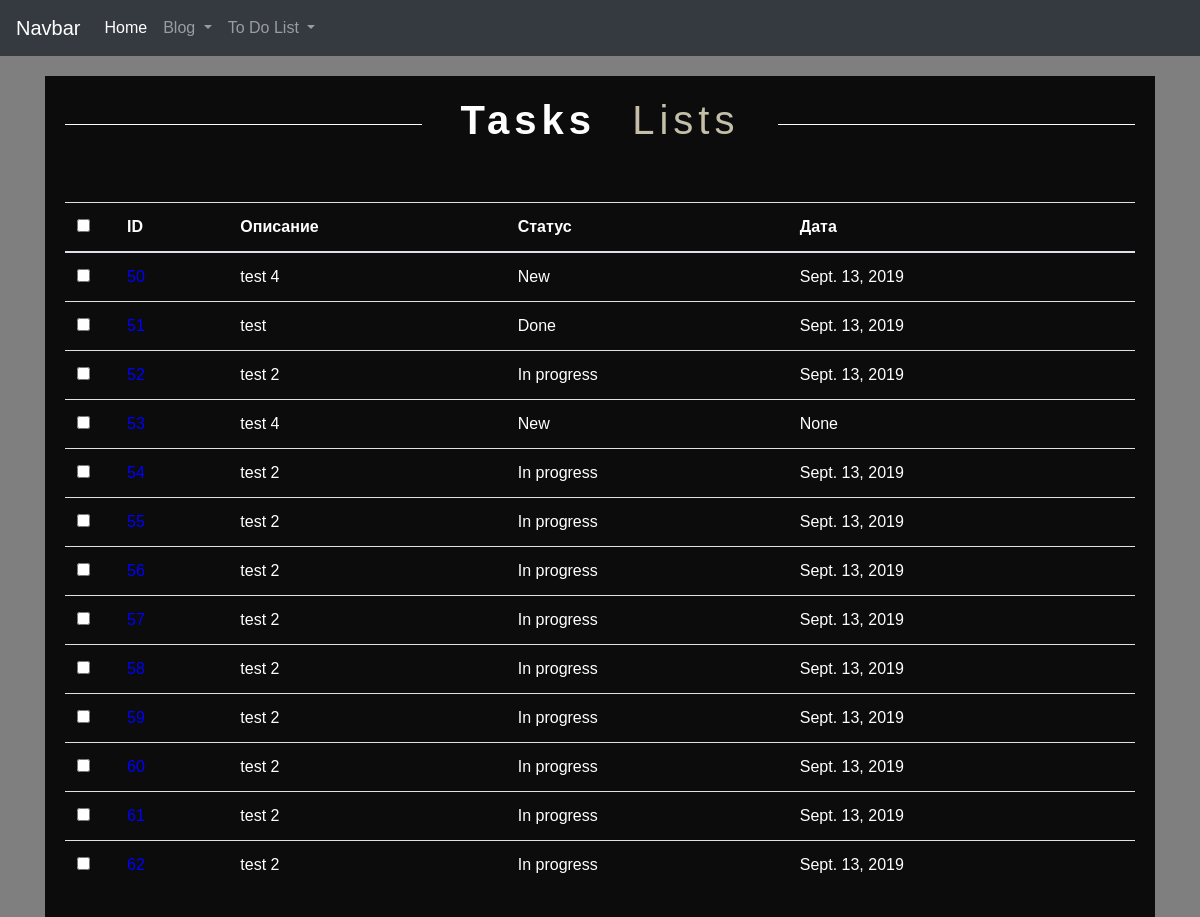
The app's page /issues/ with its own data.
### webapp/models.py (models this page shows)
class Issue(models.Model):
    description = models.CharField(max_length=200, null=False, blank=False, verbose_name='Описание')
    status = models.CharField(max_length=50, choices=STATUS_CHOICES, default='new', null=False, blank=False, verbose_name='Статус')
    finish_date = models.DateField(null=True, default='', verbose_name='Дата выполнения')

### webapp/views.py (the view)
# urls.py: path('issues/', webapp_views.issue_list, name='issue_list'),
def issue_list(request):
    issues = Issue.objects.all()
    pk = request.session.get('pk')
    for issue in issues:
       request.session['pk'] = issue.pk
    print(pk)
    context = {
        'issues': issues,
        'pk': pk
    }
    return render(request, 'issue_list.html', context)

### webapp/templates/issue_list.html (shortened to what this page needs)
{% extends 'base.html' %}
{% load staticfiles %}
{% block content %}
    <div class="issue-container">
            <div class="title">
                <div class="issue_title text-center">
                    <h1><b>Tasks</b> <span>Lists</span></h1>
                </div>
            </div>
        <table class="table">
          <thead>
            <tr>
              <th scope="col"><input type="checkbox" id="selectAll" onclick="showButton()"></th>
              <th scope="col">ID</th>
              <th scope="col">Описание</th>
              <th scope="col">Статус</th>
              <th scope="col">Дата</th>
            </tr>
          </thead>
          <tbody>
            {% for issue in issues %}
                <tr>
                    <th scope="row" class="check"><input type="checkbox" class="checkBox" value="{{ issue.pk }}" onclick="showButtonDelete({{ issue.pk }})" name="{{ issue.pk }}"></th>
                    <th scope="row"><button type='button' value="{{ issue.pk }}" onclick="showFormEdit({{ issue.pk }})" class='buttons'>{{ issue.pk }}</button></th>
                    <td>{{ issue.description }}</td>
                    <td>{{ issue.status }}</td>
                    <td>{{ issue.finish_date }}</td>
                </tr>
            {% endfor %}
          </tbody>
        </table>
    </div>
{% endblock %}

### webapp/templates/base.html (shortened to what this page needs)
{% load staticfiles %}
<!DOCTYPE html>
<html lang="en">
<head>
    <link rel="stylesheet" href={% static 'css/bootstrap.css' %}>
    <link rel="stylesheet" href={% static 'css/style.css' %}>
</head>
<body>
<nav class="navbar navbar-expand-lg navbar-dark bg-dark">
  <a class="navbar-brand" href="#">Navbar</a>
  <div class="collapse navbar-collapse" id="navbarNavDropdown">
    <ul class="navbar-nav">
      <li class="nav-item active">
        <a class="nav-link" href="#">Home <span class="sr-only">(current)</span></a>
      </li>
      <li class="nav-item dropdown">
        <a class="nav-link dropdown-toggle" href="#" id="navbarDropdownMenuLink" role="button" data-toggle="dropdown" aria-haspopup="true" aria-expanded="false">
          Blog
        </a>
      </li>
        <li class="nav-item dropdown">
        <a class="nav-link dropdown-toggle" href="#" id="navbarDropdownMenuLink" role="button" data-toggle="dropdown" aria-haspopup="true" aria-expanded="false">
          To Do List
        </a>
      </li>
    </ul>
  </div>
</nav>
<div class="container">
    {% block content %}{% endblock %}
</div>
</body>
</html>

### webapp/static/css/style.css (style rules this page uses)
* { font-family: 'Tahoma', sans-serif; }
body { background-image: url('../images/to_do.png'); background-color:rgba(0, 0, 0, 0.5); }
.issue-container { margin-top: 20px; padding: 20px; background-color:rgba(0, 0, 0, 0.9); }
.title { display: inline-flex; width: 100%; justify-content: center; align-items: center; }
.title::before, .title::after { content: ''; border-top: 1px solid white; width: 40%; color: black; }
.issue_title { width: 40%; margin: 0 auto; word-spacing: 20px; letter-spacing: 5px; }
.issue_title span { color: #c4bfa9; }
.table { margin-top: 50px; color: white; }
.buttons { background: none; color: blue; border: none; padding: 0; }
.check { width: 50px; }
.form-container p, h1 { color: white; }

### records on screen
Issue: {{ issue.pk }} 50 (drawn), description "test 4", status "New", finish_date "Sept. 13, 2019"
Issue: {{ issue.pk }} 51 (drawn), description "test", status "Done", finish_date "Sept. 13, 2019"
Issue: {{ issue.pk }} 52 (drawn), description "test 2", status "In progress", finish_date "Sept. 13, 2019"
Issue: {{ issue.pk }} 53 (drawn), description "test 4", status "New", finish_date "None"
Issue: {{ issue.pk }} 54 (drawn), description "test 2", status "In progress", finish_date "Sept. 13, 2019"
Issue: {{ issue.pk }} 55 (drawn), description "test 2", status "In progress", finish_date "Sept. 13, 2019"
Issue: {{ issue.pk }} 56 (drawn), description "test 2", status "In progress", finish_date "Sept. 13, 2019"
Issue: {{ issue.pk }} 57 (drawn), description "test 2", status "In progress", finish_date "Sept. 13, 2019"
Issue: {{ issue.pk }} 58 (drawn), description "test 2", status "In progress", finish_date "Sept. 13, 2019"
Issue: {{ issue.pk }} 59 (drawn), description "test 2", status "In progress", finish_date "Sept. 13, 2019"
Issue: {{ issue.pk }} 60 (drawn), description "test 2", status "In progress", finish_date "Sept. 13, 2019"
Issue: {{ issue.pk }} 61 (drawn), description "test 2", status "In progress", finish_date "Sept. 13, 2019"
Issue: {{ issue.pk }} 62 (drawn), description "test 2", status "In progress", finish_date "Sept. 13, 2019"
